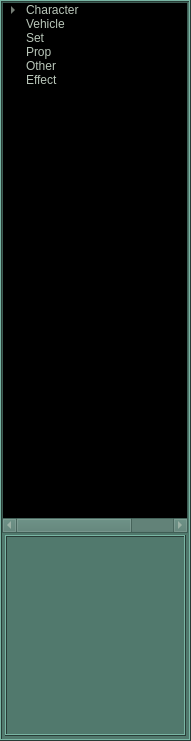
    <widget class="QFrame" name="frame_9">
     <property name="geometry">
      <rect>
       <x>5</x>
       <y>5</y>
       <width>191</width>
       <height>741</height>
      </rect>
     </property>
     <property name="palette">
      <palette>
       <active>
        <colorrole role="WindowText">
         <brush brushstyle="SolidPattern">
          <color alpha="255">
           <red>185</red>
           <green>198</green>
           <blue>185</blue>
          </color>
         </brush>
        </colorrole>
        <colorrole role="Button">
         <brush brushstyle="SolidPattern">
          <color alpha="255">
           <red>81</red>
           <green>121</green>
           <blue>109</blue>
          </color>
         </brush>
        </colorrole>
        <colorrole role="Light">
         <brush brushstyle="SolidPattern">
          <color alpha="255">
           <red>121</red>
           <green>182</green>
           <blue>164</blue>
          </color>
         </brush>
        </colorrole>
        <colorrole role="Midlight">
         <brush brushstyle="SolidPattern">
          <color alpha="255">
           <red>101</red>
           <green>151</green>
           <blue>136</blue>
          </color>
         </brush>
        </colorrole>
        <colorrole role="Dark">
         <brush brushstyle="SolidPattern">
          <color alpha="255">
           <red>40</red>
           <green>60</green>
           <blue>54</blue>
          </color>
         </brush>
        </colorrole>
        <colorrole role="Mid">
         <brush brushstyle="SolidPattern">
          <color alpha="255">
           <red>54</red>
           <green>80</green>
           <blue>72</blue>
          </color>
         </brush>
        </colorrole>
        <colorrole role="Text">
         <brush brushstyle="SolidPattern">
          <color alpha="255">
           <red>185</red>
           <green>198</green>
           <blue>185</blue>
          </color>
         </brush>
        </colorrole>
        <colorrole role="BrightText">
         <brush brushstyle="SolidPattern">
          <color alpha="255">
           <red>255</red>
           <green>255</green>
           <blue>255</blue>
          </color>
         </brush>
        </colorrole>
        <colorrole role="ButtonText">
         <brush brushstyle="SolidPattern">
          <color alpha="255">
           <red>255</red>
           <green>255</green>
           <blue>255</blue>
          </color>
         </brush>
        </colorrole>
        <colorrole role="Base">
         <brush brushstyle="SolidPattern">
          <color alpha="255">
           <red>0</red>
           <green>0</green>
           <blue>0</blue>
          </color>
         </brush>
        </colorrole>
        <colorrole role="Window">
         <brush brushstyle="SolidPattern">
          <color alpha="255">
           <red>81</red>
           <green>121</green>
           <blue>109</blue>
          </color>
         </brush>
        </colorrole>
        <colorrole role="Shadow">
         <brush brushstyle="SolidPattern">
          <color alpha="255">
           <red>0</red>
           <green>0</green>
           <blue>0</blue>
          </color>
         </brush>
        </colorrole>
        <colorrole role="AlternateBase">
         <brush brushstyle="SolidPattern">
          <color alpha="255">
           <red>40</red>
           <green>60</green>
           <blue>54</blue>
          </color>
         </brush>
        </colorrole>
        <colorrole role="ToolTipBase">
         <brush brushstyle="SolidPattern">
          <color alpha="255">
           <red>255</red>
           <green>255</green>
           <blue>220</blue>
          </color>
         </brush>
        </colorrole>
        <colorrole role="ToolTipText">
         <brush brushstyle="SolidPattern">
          <color alpha="255">
           <red>0</red>
           <green>0</green>
           <blue>0</blue>
          </color>
         </brush>
        </colorrole>
       </active>
       <inactive>
        <colorrole role="WindowText">
         <brush brushstyle="SolidPattern">
          <color alpha="255">
           <red>185</red>
           <green>198</green>
           <blue>185</blue>
          </color>
         </brush>
        </colorrole>
        <colorrole role="Button">
         <brush brushstyle="SolidPattern">
          <color alpha="255">
           <red>81</red>
           <green>121</green>
           <blue>109</blue>
          </color>
         </brush>
        </colorrole>
        <colorrole role="Light">
         <brush brushstyle="SolidPattern">
          <color alpha="255">
           <red>121</red>
           <green>182</green>
           <blue>164</blue>
          </color>
         </brush>
        </colorrole>
        <colorrole role="Midlight">
         <brush brushstyle="SolidPattern">
          <color alpha="255">
           <red>101</red>
           <green>151</green>
           <blue>136</blue>
          </color>
         </brush>
        </colorrole>
        <colorrole role="Dark">
         <brush brushstyle="SolidPattern">
          <color alpha="255">
           <red>40</red>
           <green>60</green>
           <blue>54</blue>
          </color>
         </brush>
        </colorrole>
        <colorrole role="Mid">
         <brush brushstyle="SolidPattern">
          <color alpha="255">
           <red>54</red>
           <green>80</green>
           <blue>72</blue>
          </color>
         </brush>
        </colorrole>
        <colorrole role="Text">
         <brush brushstyle="SolidPattern">
          <color alpha="255">
           <red>185</red>
           <green>198</green>
           <blue>185</blue>
          </color>
         </brush>
        </colorrole>
        <colorrole role="BrightText">
         <brush brushstyle="SolidPattern">
          <color alpha="255">
           <red>255</red>
           <green>255</green>
           <blue>255</blue>
          </color>
         </brush>
        </colorrole>
        <colorrole role="ButtonText">
         <brush brushstyle="SolidPattern">
          <color alpha="255">
           <red>255</red>
           <green>255</green>
           <blue>255</blue>
          </color>
         </brush>
        </colorrole>
        <colorrole role="Base">
         <brush brushstyle="SolidPattern">
          <color alpha="255">
           <red>0</red>
           <green>0</green>
           <blue>0</blue>
          </color>
         </brush>
        </colorrole>
        <colorrole role="Window">
         <brush brushstyle="SolidPattern">
          <color alpha="255">
           <red>81</red>
           <green>121</green>
           <blue>109</blue>
          </color>
         </brush>
        </colorrole>
        <colorrole role="Shadow">
         <brush brushstyle="SolidPattern">
          <color alpha="255">
           <red>0</red>
           <green>0</green>
           <blue>0</blue>
          </color>
         </brush>
        </colorrole>
        <colorrole role="AlternateBase">
         <brush brushstyle="SolidPattern">
          <color alpha="255">
           <red>40</red>
           <green>60</green>
           <blue>54</blue>
          </color>
         </brush>
        </colorrole>
        <colorrole role="ToolTipBase">
         <brush brushstyle="SolidPattern">
          <color alpha="255">
           <red>255</red>
           <green>255</green>
           <blue>220</blue>
          </color>
         </brush>
        </colorrole>
        <colorrole role="ToolTipText">
         <brush brushstyle="SolidPattern">
          <color alpha="255">
           <red>0</red>
           <green>0</green>
           <blue>0</blue>
          </color>
         </brush>
        </colorrole>
       </inactive>
       <disabled>
        <colorrole role="WindowText">
         <brush brushstyle="SolidPattern">
          <color alpha="255">
           <red>40</red>
           <green>60</green>
           <blue>54</blue>
          </color>
         </brush>
        </colorrole>
        <colorrole role="Button">
         <brush brushstyle="SolidPattern">
          <color alpha="255">
           <red>81</red>
           <green>121</green>
           <blue>109</blue>
          </color>
         </brush>
        </colorrole>
        <colorrole role="Light">
         <brush brushstyle="SolidPattern">
          <color alpha="255">
           <red>121</red>
           <green>182</green>
           <blue>164</blue>
          </color>
         </brush>
        </colorrole>
        <colorrole role="Midlight">
         <brush brushstyle="SolidPattern">
          <color alpha="255">
           <red>101</red>
           <green>151</green>
           <blue>136</blue>
          </color>
         </brush>
        </colorrole>
        <colorrole role="Dark">
         <brush brushstyle="SolidPattern">
          <color alpha="255">
           <red>40</red>
           <green>60</green>
           <blue>54</blue>
          </color>
         </brush>
        </colorrole>
        <colorrole role="Mid">
         <brush brushstyle="SolidPattern">
          <color alpha="255">
           <red>54</red>
           <green>80</green>
           <blue>72</blue>
          </color>
         </brush>
        </colorrole>
        <colorrole role="Text">
         <brush brushstyle="SolidPattern">
          <color alpha="255">
           <red>40</red>
           <green>60</green>
           <blue>54</blue>
          </color>
         </brush>
        </colorrole>
        <colorrole role="BrightText">
         <brush brushstyle="SolidPattern">
          <color alpha="255">
           <red>255</red>
           <green>255</green>
           <blue>255</blue>
          </color>
         </brush>
        </colorrole>
        <colorrole role="ButtonText">
         <brush brushstyle="SolidPattern">
          <color alpha="255">
           <red>40</red>
           <green>60</green>
           <blue>54</blue>
          </color>
         </brush>
        </colorrole>
        <colorrole role="Base">
         <brush brushstyle="SolidPattern">
          <color alpha="255">
           <red>81</red>
           <green>121</green>
           <blue>109</blue>
          </color>
         </brush>
        </colorrole>
        <colorrole role="Window">
         <brush brushstyle="SolidPattern">
          <color alpha="255">
           <red>81</red>
           <green>121</green>
           <blue>109</blue>
          </color>
         </brush>
        </colorrole>
        <colorrole role="Shadow">
         <brush brushstyle="SolidPattern">
          <color alpha="255">
           <red>0</red>
           <green>0</green>
           <blue>0</blue>
          </color>
         </brush>
        </colorrole>
        <colorrole role="AlternateBase">
         <brush brushstyle="SolidPattern">
          <color alpha="255">
           <red>81</red>
           <green>121</green>
           <blue>109</blue>
          </color>
         </brush>
        </colorrole>
        <colorrole role="ToolTipBase">
         <brush brushstyle="SolidPattern">
          <color alpha="255">
           <red>255</red>
           <green>255</green>
           <blue>220</blue>
          </color>
         </brush>
        </colorrole>
        <colorrole role="ToolTipText">
         <brush brushstyle="SolidPattern">
          <color alpha="255">
           <red>0</red>
           <green>0</green>
           <blue>0</blue>
          </color>
         </brush>
        </colorrole>
       </disabled>
      </palette>
     </property>
     <property name="frameShape">
      <enum>QFrame::Box</enum>
     </property>
     <property name="frameShadow">
      <enum>QFrame::Raised</enum>
     </property>
     <property name="lineWidth">
      <number>1</number>
     </property>
     <property name="midLineWidth">
      <number>0</number>
     </property>
     <widget class="QTreeWidget" name="treeWidget_sceneAssembleTree">
      <property name="geometry">
       <rect>
        <x>2</x>
        <y>2</y>
        <width>186</width>
        <height>531</height>
       </rect>
      </property>
      <property name="dragEnabled">
       <bool>true</bool>
      </property>
      <property name="dragDropOverwriteMode">
       <bool>true</bool>
      </property>
      <property name="dragDropMode">
       <enum>QAbstractItemView::InternalMove</enum>
      </property>
      <property name="defaultDropAction">
       <enum>Qt::LinkAction</enum>
      </property>
      <property name="columnCount">
       <number>2</number>
      </property>
      <attribute name="headerVisible">
       <bool>false</bool>
      </attribute>
      <attribute name="headerCascadingSectionResizes">
       <bool>false</bool>
      </attribute>
      <attribute name="headerDefaultSectionSize">
       <number>150</number>
      </attribute>
      <attribute name="headerHighlightSections">
       <bool>false</bool>
      </attribute>
      <attribute name="headerMinimumSectionSize">
       <number>25</number>
      </attribute>
      <column>
       <property name="text">
        <string>assetName</string>
       </property>
      </column>
      <column>
       <property name="text">
        <string>assetProcess</string>
       </property>
      </column>
      <item>
       <property name="text">
        <string>Character</string>
       </property>
       <property name="text">
        <string/>
       </property>
       <item>
        <property name="text">
         <string>anna</string>
        </property>
        <property name="text">
         <string>model</string>
        </property>
       </item>
       <item>
        <property name="text">
         <string>tiger</string>
        </property>
        <property name="text">
         <string/>
        </property>
       </item>
       <item>
        <property name="text">
         <string>joey</string>
        </property>
        <property name="text">
         <string/>
        </property>
       </item>
      </item>
      <item>
       <property name="text">
        <string>Vehicle</string>
       </property>
       <property name="text">
        <string/>
       </property>
      </item>
      <item>
       <property name="text">
        <string>Set</string>
       </property>
       <property name="text">
        <string/>
       </property>
      </item>
      <item>
       <property name="text">
        <string>Prop</string>
       </property>
       <property name="text">
        <string/>
       </property>
      </item>
      <item>
       <property name="text">
        <string>Other</string>
       </property>
       <property name="text">
        <string/>
       </property>
      </item>
      <item>
       <property name="text">
        <string>Effect</string>
       </property>
      </item>
     </widget>
     <widget class="QFrame" name="frame_7">
      <property name="geometry">
       <rect>
        <x>5</x>
        <y>535</y>
        <width>181</width>
        <height>201</height>
       </rect>
      </property>
      <property name="palette">
       <palette>
        <active>
         <colorrole role="WindowText">
          <brush brushstyle="SolidPattern">
           <color alpha="255">
            <red>185</red>
            <green>198</green>
            <blue>185</blue>
           </color>
          </brush>
         </colorrole>
         <colorrole role="Button">
          <brush brushstyle="SolidPattern">
           <color alpha="255">
            <red>81</red>
            <green>121</green>
            <blue>109</blue>
           </color>
          </brush>
         </colorrole>
         <colorrole role="Light">
          <brush brushstyle="SolidPattern">
           <color alpha="255">
            <red>121</red>
            <green>182</green>
            <blue>164</blue>
           </color>
          </brush>
         </colorrole>
         <colorrole role="Midlight">
          <brush brushstyle="SolidPattern">
           <color alpha="255">
            <red>101</red>
            <green>151</green>
            <blue>136</blue>
           </color>
          </brush>
         </colorrole>
         <colorrole role="Dark">
          <brush brushstyle="SolidPattern">
           <color alpha="255">
            <red>40</red>
            <green>60</green>
            <blue>54</blue>
           </color>
          </brush>
         </colorrole>
         <colorrole role="Mid">
          <brush brushstyle="SolidPattern">
           <color alpha="255">
            <red>54</red>
            <green>80</green>
            <blue>72</blue>
           </color>
          </brush>
         </colorrole>
         <colorrole role="Text">
          <brush brushstyle="SolidPattern">
           <color alpha="255">
            <red>185</red>
            <green>198</green>
            <blue>185</blue>
           </color>
          </brush>
         </colorrole>
         <colorrole role="BrightText">
          <brush brushstyle="SolidPattern">
           <color alpha="255">
            <red>255</red>
            <green>255</green>
            <blue>255</blue>
           </color>
          </brush>
         </colorrole>
         <colorrole role="ButtonText">
          <brush brushstyle="SolidPattern">
           <color alpha="255">
            <red>255</red>
            <green>255</green>
            <blue>255</blue>
           </color>
          </brush>
         </colorrole>
         <colorrole role="Base">
          <brush brushstyle="SolidPattern">
           <color alpha="255">
            <red>0</red>
            <green>0</green>
            <blue>0</blue>
           </color>
          </brush>
         </colorrole>
         <colorrole role="Window">
          <brush brushstyle="SolidPattern">
           <color alpha="255">
            <red>81</red>
            <green>121</green>
            <blue>109</blue>
           </color>
          </brush>
         </colorrole>
         <colorrole role="Shadow">
          <brush brushstyle="SolidPattern">
           <color alpha="255">
            <red>0</red>
            <green>0</green>
            <blue>0</blue>
           </color>
          </brush>
         </colorrole>
         <colorrole role="AlternateBase">
          <brush brushstyle="SolidPattern">
           <color alpha="255">
            <red>40</red>
            <green>60</green>
            <blue>54</blue>
           </color>
          </brush>
         </colorrole>
         <colorrole role="ToolTipBase">
          <brush brushstyle="SolidPattern">
           <color alpha="255">
            <red>255</red>
            <green>255</green>
            <blue>220</blue>
           </color>
          </brush>
         </colorrole>
         <colorrole role="ToolTipText">
          <brush brushstyle="SolidPattern">
           <color alpha="255">
            <red>0</red>
            <green>0</green>
            <blue>0</blue>
           </color>
          </brush>
         </colorrole>
        </active>
        <inactive>
         <colorrole role="WindowText">
          <brush brushstyle="SolidPattern">
           <color alpha="255">
            <red>185</red>
            <green>198</green>
            <blue>185</blue>
           </color>
          </brush>
         </colorrole>
         <colorrole role="Button">
          <brush brushstyle="SolidPattern">
           <color alpha="255">
            <red>81</red>
            <green>121</green>
            <blue>109</blue>
           </color>
          </brush>
         </colorrole>
         <colorrole role="Light">
          <brush brushstyle="SolidPattern">
           <color alpha="255">
            <red>121</red>
            <green>182</green>
            <blue>164</blue>
           </color>
          </brush>
         </colorrole>
         <colorrole role="Midlight">
          <brush brushstyle="SolidPattern">
           <color alpha="255">
            <red>101</red>
            <green>151</green>
            <blue>136</blue>
           </color>
          </brush>
         </colorrole>
         <colorrole role="Dark">
          <brush brushstyle="SolidPattern">
           <color alpha="255">
            <red>40</red>
            <green>60</green>
            <blue>54</blue>
           </color>
          </brush>
         </colorrole>
         <colorrole role="Mid">
          <brush brushstyle="SolidPattern">
           <color alpha="255">
            <red>54</red>
            <green>80</green>
            <blue>72</blue>
           </color>
          </brush>
         </colorrole>
         <colorrole role="Text">
          <brush brushstyle="SolidPattern">
           <color alpha="255">
            <red>185</red>
            <green>198</green>
            <blue>185</blue>
           </color>
          </brush>
         </colorrole>
         <colorrole role="BrightText">
          <brush brushstyle="SolidPattern">
           <color alpha="255">
            <red>255</red>
            <green>255</green>
            <blue>255</blue>
           </color>
          </brush>
         </colorrole>
         <colorrole role="ButtonText">
          <brush brushstyle="SolidPattern">
           <color alpha="255">
            <red>255</red>
            <green>255</green>
            <blue>255</blue>
           </color>
          </brush>
         </colorrole>
         <colorrole role="Base">
          <brush brushstyle="SolidPattern">
           <color alpha="255">
            <red>0</red>
            <green>0</green>
            <blue>0</blue>
           </color>
          </brush>
         </colorrole>
         <colorrole role="Window">
          <brush brushstyle="SolidPattern">
           <color alpha="255">
            <red>81</red>
            <green>121</green>
            <blue>109</blue>
           </color>
          </brush>
         </colorrole>
         <colorrole role="Shadow">
          <brush brushstyle="SolidPattern">
           <color alpha="255">
            <red>0</red>
            <green>0</green>
            <blue>0</blue>
           </color>
          </brush>
         </colorrole>
         <colorrole role="AlternateBase">
          <brush brushstyle="SolidPattern">
           <color alpha="255">
            <red>40</red>
            <green>60</green>
            <blue>54</blue>
           </color>
          </brush>
         </colorrole>
         <colorrole role="ToolTipBase">
          <brush brushstyle="SolidPattern">
           <color alpha="255">
            <red>255</red>
            <green>255</green>
            <blue>220</blue>
           </color>
          </brush>
         </colorrole>
         <colorrole role="ToolTipText">
          <brush brushstyle="SolidPattern">
           <color alpha="255">
            <red>0</red>
            <green>0</green>
            <blue>0</blue>
           </color>
          </brush>
         </colorrole>
        </inactive>
        <disabled>
         <colorrole role="WindowText">
          <brush brushstyle="SolidPattern">
           <color alpha="255">
            <red>40</red>
            <green>60</green>
            <blue>54</blue>
           </color>
          </brush>
         </colorrole>
         <colorrole role="Button">
          <brush brushstyle="SolidPattern">
           <color alpha="255">
            <red>81</red>
            <green>121</green>
            <blue>109</blue>
           </color>
          </brush>
         </colorrole>
         <colorrole role="Light">
          <brush brushstyle="SolidPattern">
           <color alpha="255">
            <red>121</red>
            <green>182</green>
            <blue>164</blue>
           </color>
          </brush>
         </colorrole>
         <colorrole role="Midlight">
          <brush brushstyle="SolidPattern">
           <color alpha="255">
            <red>101</red>
            <green>151</green>
            <blue>136</blue>
           </color>
          </brush>
         </colorrole>
         <colorrole role="Dark">
          <brush brushstyle="SolidPattern">
           <color alpha="255">
            <red>40</red>
            <green>60</green>
            <blue>54</blue>
           </color>
          </brush>
         </colorrole>
         <colorrole role="Mid">
          <brush brushstyle="SolidPattern">
           <color alpha="255">
            <red>54</red>
            <green>80</green>
            <blue>72</blue>
           </color>
          </brush>
         </colorrole>
         <colorrole role="Text">
          <brush brushstyle="SolidPattern">
           <color alpha="255">
            <red>40</red>
            <green>60</green>
            <blue>54</blue>
           </color>
          </brush>
         </colorrole>
         <colorrole role="BrightText">
          <brush brushstyle="SolidPattern">
           <color alpha="255">
            <red>255</red>
            <green>255</green>
            <blue>255</blue>
           </color>
          </brush>
         </colorrole>
         <colorrole role="ButtonText">
          <brush brushstyle="SolidPattern">
           <color alpha="255">
            <red>40</red>
            <green>60</green>
            <blue>54</blue>
           </color>
          </brush>
         </colorrole>
         <colorrole role="Base">
          <brush brushstyle="SolidPattern">
           <color alpha="255">
            <red>81</red>
            <green>121</green>
            <blue>109</blue>
           </color>
          </brush>
         </colorrole>
         <colorrole role="Window">
          <brush brushstyle="SolidPattern">
           <color alpha="255">
            <red>81</red>
            <green>121</green>
            <blue>109</blue>
           </color>
          </brush>
         </colorrole>
         <colorrole role="Shadow">
          <brush brushstyle="SolidPattern">
           <color alpha="255">
            <red>0</red>
            <green>0</green>
            <blue>0</blue>
           </color>
          </brush>
         </colorrole>
         <colorrole role="AlternateBase">
          <brush brushstyle="SolidPattern">
           <color alpha="255">
            <red>81</red>
            <green>121</green>
            <blue>109</blue>
           </color>
          </brush>
         </colorrole>
         <colorrole role="ToolTipBase">
          <brush brushstyle="SolidPattern">
           <color alpha="255">
            <red>255</red>
            <green>255</green>
            <blue>220</blue>
           </color>
          </brush>
         </colorrole>
         <colorrole role="ToolTipText">
          <brush brushstyle="SolidPattern">
           <color alpha="255">
            <red>0</red>
            <green>0</green>
            <blue>0</blue>
           </color>
          </brush>
         </colorrole>
        </disabled>
       </palette>
      </property>
      <property name="frameShape">
       <enum>QFrame::Box</enum>
      </property>
      <property name="frameShadow">
       <enum>QFrame::Raised</enum>
      </property>
      <property name="lineWidth">
       <number>1</number>
      </property>
      <property name="midLineWidth">
       <number>0</number>
      </property>
      <widget class="QLabel" name="label_showImage_2">
       <property name="geometry">
        <rect>
         <x>0</x>
         <y>15</y>
         <width>196</width>
         <height>185</height>
        </rect>
       </property>
       <property name="text">
        <string/>
       </property>
       <property name="pixmap">
        <pixmap>icons/publishToolIcon/picture-01-150.png</pixmap>
       </property>
      </widget>
     </widget>
    </widget>
